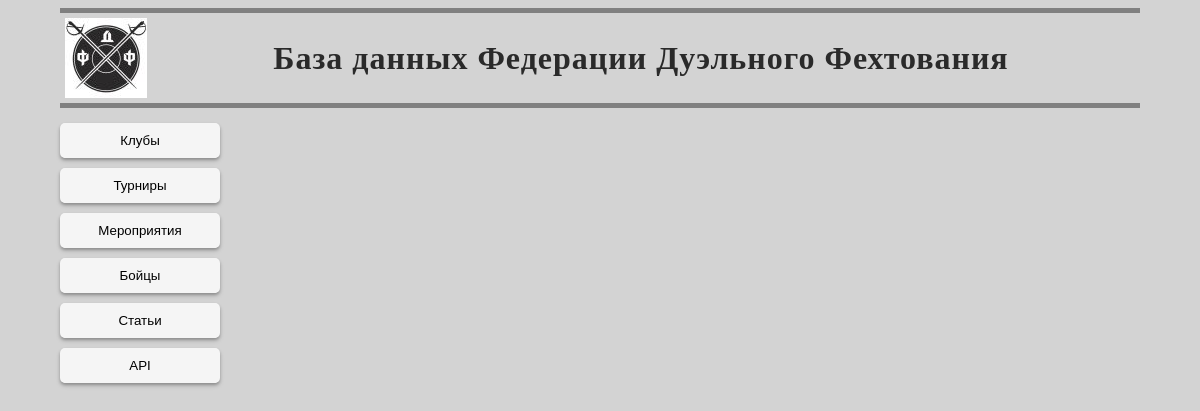
The page /fighters/ on the database as committed earlier.
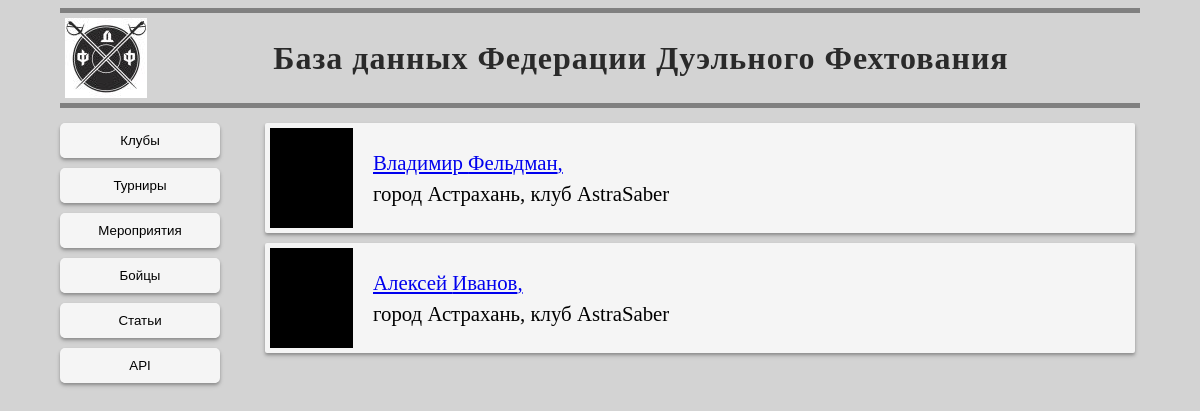
The same page on the database as committed later.
### mainpage/models.py (models this page shows, shortened)
class Fighters(models.Model):
    class Meta:
        verbose_name = 'Боец'
        verbose_name_plural = 'Бойцы'
    first_name = models.CharField(max_length=30, blank=False, null=False, verbose_name='Имя')
    middle_name = models.CharField(max_length=30, blank=True, null=True, verbose_name='Отчество')
    last_name = models.CharField(max_length=30, blank=False, null=False, verbose_name='Фамилия')
    city = models.CharField(max_length=30, blank=False, null=False)
    current_club = models.ForeignKey(Clubs, on_delete=models.SET_NULL, blank=True, null=True, verbose_name='Клуб')
    date_of_birth = models.DateField(blank=True, null=True, verbose_name='Дата рождения')
    GENDER_CHOICES = [
        (GENDERS[0], 'Мужской'),
        (GENDERS[1], 'Женский'),
    ]
    gender = models.CharField(max_length=20, choices=GENDER_CHOICES)

class Clubs(models.Model):
    class Meta:
        verbose_name = 'Клуб'
        verbose_name_plural = 'Клубы'
    long_name = models.CharField(max_length=200, blank=False, null=False,)
    short_name = models.CharField(max_length=50, blank=False, null=False,)
    city = models.CharField(max_length=30, blank=False, null=False,)
    emblem = models.ImageField(upload_to='images')
    description = models.TextField(blank=True, null=True)

### fighters/views.py (the view)
# urls.py: path('', views.fighters_list),
def fighters_list(request):
    fighters = Fighters.objects.all()
    return render(request, 'fighters/fighters_list.html', {'fighters': fighters})

### templates/fighters/fighters_list.html
{% extends  'base.html' %}
{% block main %}
    {% for fighter in fighters %}
    <div class="data_card" >
      <div class="inline_emblem">
          <a href="{{ fighter.id }}"><img src="/media/images/common/def-userpic.png" alt="Юзерпик"></a>
      </div>
        <div class="inline_club_data">
            <div><a href="{{ fighter.id }}">{{fighter.first_name}} {{fighter.last_name}}, </a></div>
            <div>город {{fighter.city}}, клуб {{fighter.current_club.short_name}}</div>
        </div>
    </div>
    {% endfor %}
{% endblock %}

### templates/base.html (shortened to what this page needs)
<!DOCTYPE html>
<html lang="ru">
<head>
    {% load static %}
	<link rel="stylesheet" type="text/css" href="{% static "base.css"%}">
</head>
<body>
	<div class="header">
		<div class="header_image">
			<a href="/"><img src="/media/images/common/fdf.jpg" alt="ФДФ"></a>
		</div>
		<div class="header_text">
			<h1>База данных Федерации Дуэльного Фехтования</h1>
		</div>
	</div>
	<div class="nav_bar">
		<button class="nav_button" onclick="location.href='/clubs'">Клубы</button>
		<button class="nav_button" onclick="location.href='#'">Турниры</button>
		<button class="nav_button" onclick="location.href='#'">Мероприятия</button>
		<button class="nav_button" onclick="location.href='/fighters'">Бойцы</button>
		<button class="nav_button" onclick="location.href='#'">Статьи</button>
		<button class="nav_button" onclick="location.href='#'">API</button>
	</div>
	<div class="main">
		{% block main %}
    {% endblock %}
	</div>
</body>

### static/base.css (style rules this page uses)
* { box-sizing: border-box; }
body { background-color: lightgray; max-width: 1200px; margin-left: 5vw; margin-right: 5vw; }
.header { width: 100%; height: 100px; padding: 5px; border-bottom-style: solid; border-bottom-width: thick; border-bottom-color: gray; border-top-style: solid; border-top-width: thick; border-top-color: gray; overflow: hidden; display: flex; justify-content: flex-start; }
.header_image { height: 80px; }
.header_text { width: 100%; display: flex; justify-content: center; align-items: center; }
.header h1 { color: #2A2A2A; text-align: center; letter-spacing: 1px; position: relative; font-size: 2rem; }
.nav_bar { float: left; min-width: 120px; max-width: 200px; height: 100%; width: 20%; margin: 0; padding: 0; padding-top: 10px; display: flex; flex-direction: column; justify-content: center; align-content: center; }
.nav_button { padding-top: 10px; padding-bottom: 10px; margin-top: 5px; margin-bottom: 5px; width: 80%; min-width: 105px; font-weight: 500; background-color: #F5F5F5; border-style: solid; border-top-style: none; border-bottom-style: none; border-left-width: thick; border-right-width: thick; border-color: #F5F5F5; border-radius: 5px; box-shadow: 0 3px 5px rgba(0,0,0,0.12), 0 2px 3px rgba(0,0,0,0.24); text-decoration: none; text-align: center; transition-duration: 0.5s; transition-property: border-color; }
.main { height: 100%; font-size: 1.3rem; align-content: center; display: flex; flex-direction: column; margin: 10px; }
.data_card { width: 100%; margin: 5px; display: flex; justify-content: flex-start; padding-left: 5px; padding-right: 5px; background-color: #F5F5F5; border-style: none; border-width: thin; border-radius: 2px; box-shadow: 0 3px 5px rgba(0,0,0,0.12), 0 2px 3px rgba(0,0,0,0.24); }
.inline_emblem { height: 100px; margin-top: 5px; margin-bottom: 5px; }
.inline_club_data { width: 100%; display: flex; margin-left: 20px; line-height: 1.5em; flex-direction: column; justify-content: center; align-items: flex-start; }

Rows that differ between the two databases and show on the page:
added Fighters: first_name "Владимир", last_name "Фельдман", city "Астрахань", current_club.short_name "AstraSaber"
added Fighters: first_name "Алексей", last_name "Иванов", city "Астрахань", current_club.short_name "AstraSaber"
